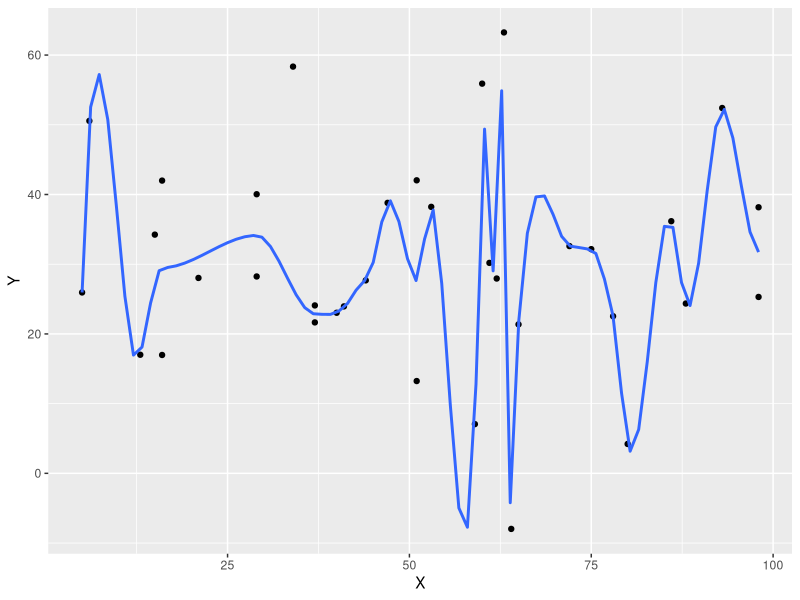
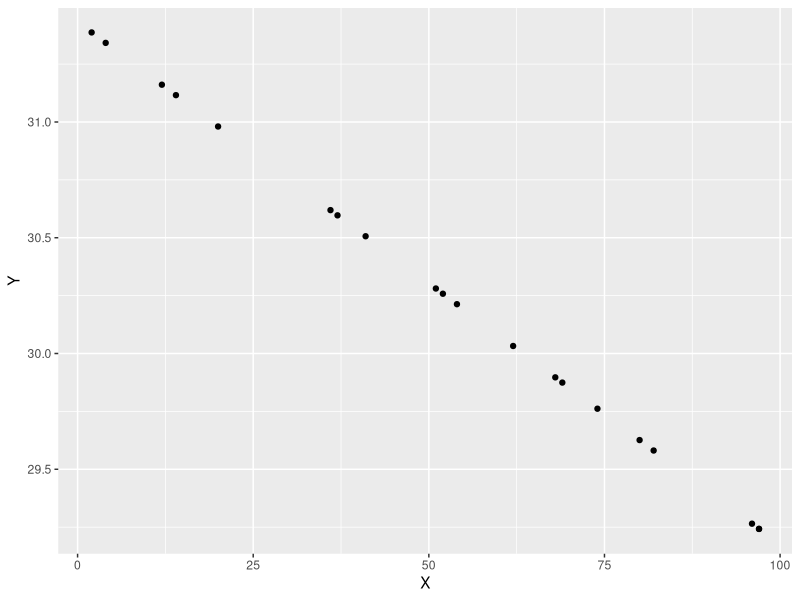
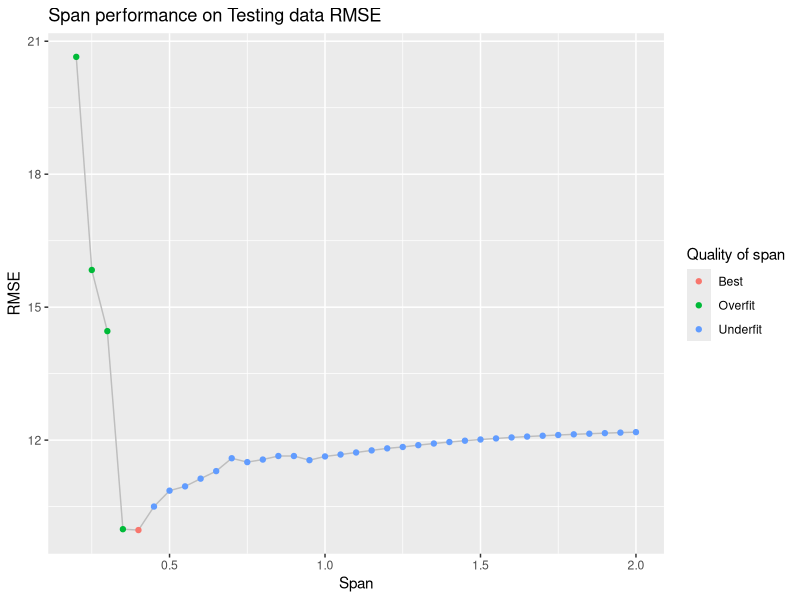
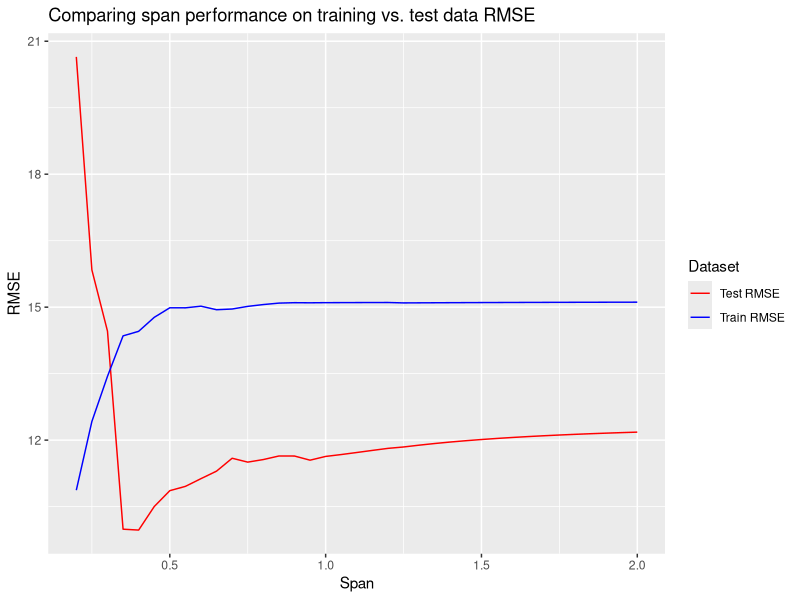
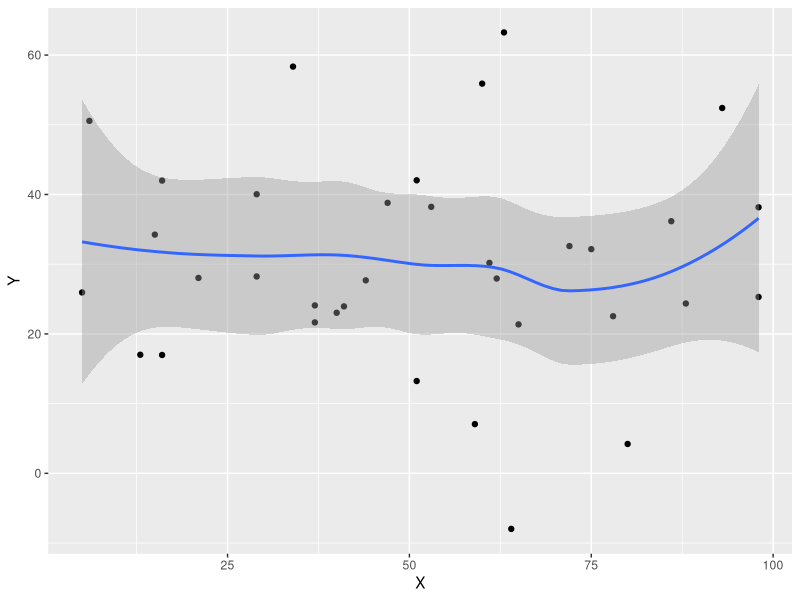
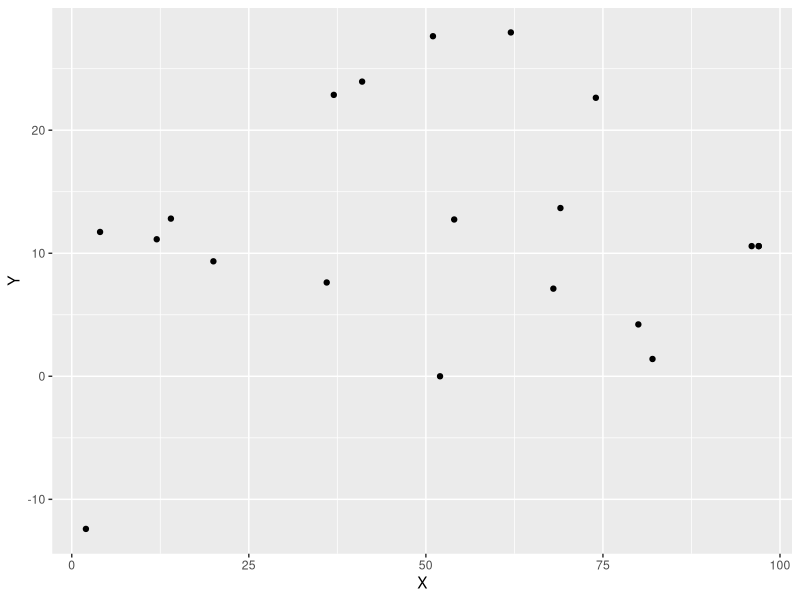

Recreate these plots in R, in order.
## data_challenge_skeleton.R
## Data Challenge: Prediction Competition
## Your goal: predict Y for the 10 test points in each dataset.

library(tidyverse)

# ── Load data ──────────────────────────────────────────────────────────────────
# Training data: X and Y are both observed
trainA <- read_csv("data/datasetA.csv", col_types = cols())
trainB <- read_csv("data/datasetB.csv", col_types = cols())
trainC <- read_csv("data/datasetC.csv", col_types = cols())

# Test data: only X is given — you must predict Y
testA <- read_csv("data/testA.csv", col_types = cols())
testB <- read_csv("data/testB.csv", col_types = cols())
testC <- read_csv("data/testC.csv", col_types = cols())


# ── Helper: format your predictions for the Google Form ───────────────────────
# Pass a test dataset that has your predicted Y values in a column called "Y".
# The function sorts by X and prints a comma-separated list to paste into the form.
format_answer <- function(test_with_predictions) {
    cat( "\n\n" )
    cat( "** Your Predictions **\n" )
    stopifnot("Y" %in% names(test_with_predictions))
    out <- test_with_predictions |>
        arrange(X) |>
        mutate(Y = round(Y, 2)) |>
        pull(Y)
    cat( "Paste the following into the google form:\n" )
    cat( "Form location: https://forms.gle/FcdkEx4Pyd6C6m9P9\n" )
    cat(paste(out, collapse = ", "), "\n")
}


# ── Dataset A ─────────────────────────────────────────────────────────────────

trainA
testA

# This is maybe not a good prediction
M = lm( Y ~ X, trainA )
testA$Y = predict( M, newdata = testA )

testA

trainA %>% 
    ggplot(aes( X, Y )) +
    geom_point() +
    geom_smooth( method = "loess", span = 0.1, se = FALSE )

testA %>% 
    ggplot(aes( X, Y )) +
    geom_point()

# Once you have your analysis, print out your predictions
format_answer( testA )

# Now cut and paste the above into the google form!


# You can try to test-train split your data to estimate predictive
# accuracy like this (this is a 50-50 split, but you can try other
# splits, or even try splitting multiple times to see if the numbers
# change!):

# FUNCTION FOR TEST/TRAIN SPLIT LOOKING AT MULTIPLE ITERATIONS AND SPLITS

train_split_lm = function(data, pct){
N = nrow(data)
val_rows = sample( N, N*pct )

val = data[ val_rows, ]
real_train = data[ -val_rows, ]

M = lm( Y ~ X, real_train )
val$Yhat = predict( M, newdata = val )

val %>%
    summarize( rmse = sqrt( mean( (Yhat - Y)^2 ) ) )

}

train_split_loess = function(data, pct){
    N = nrow(data)
    val_rows = sample( N, N*pct )
    
    val = data[ val_rows, ]
    real_train = data[ -val_rows, ]
    
    M = loess( Y ~ X, real_train )
    val$Yhat = predict( M, newdata = val )
    
    val %>%
        summarize( rmse = sqrt( mean( ((Yhat - Y)^2), na.rm = TRUE ) ) )
    #had to add na.rm = TRUE because I kept randomly getting NAs, but
    #I'm not sure why? didn't get NA for the linear model
    
}

train_split_loess(trainA, 0.5)
train_split_lm(trainA, 0.5)

splits <- seq(from = 0.1, to = 0.5, by = 0.1)

#run the train_split_loess function for every value of pct in splits
#copilot helped me figure out some of this code
#it looks like the best 

splits_rmse <- replicate(1000, map_dfr(splits, ~train_split_lm(trainA, .x)), 
          simplify = TRUE)

splits_rmse 

#convert splits_rmse to a tibble
                       

splits_rmse <- tibble(splits_rmse)


#in the splits_rmse tibble, separate the lists in the splits_rmse column into 
# five columns labeled 0.1, 0.2, 0.3, 0.4, and 0.5


splits_rmse <- splits_rmse %>% 
    unnest_wider(col = splits_rmse, names_sep = "pct") %>% 
 
    #rename the second through sixth columns to be 0.1, 0.2, 0.3, 0.4, and 0.5
    rename( "0.1" = splits_rmsepct1,
            "0.2" = splits_rmsepct2,
            "0.3" = splits_rmsepct3,
            "0.4" = splits_rmsepct4,
            "0.5" = splits_rmsepct5 )

    
summary(splits_rmse)


#OK it seems like a 10/90 split generates the lowest RMSE for both linear and 
#Loess models. Is this a good thing? I'll go with it. 
# Now let's see which span is best for the Loess models


# We can create the split using our code from above

    N = nrow(trainA)
    val_rows = sample( N, N*0.1 )
    
    val_A = trainA[ val_rows, ]
    real_trainA = trainA[ -val_rows, ]
    
#Now we have our training data split into two sets: real_trainA (90%)
#and 10% to test (val_A)
    
    M = loess( Y ~ X, real_trainA )
    val_A$Yhat = predict( M, newdata = val_A )
    
    val_A %>%
        summarize( rmse = sqrt( mean( ((Yhat - Y)^2) ) ) )
 



#Let's see which span is best for loess models using our test/train split data
    #from trainA

span_rmse <- function(span = 0.5) {
   
    train <- real_trainA
    test <- val_A
    
    # fit the model with the given span on the TRAINING data
    model <- loess( Y ~ X, data = train, span = span)
    
    # get the predictions with the model on the TESTING data
    test$predictions <- predict(model, newdata = test)
    train$predictions <- predict(model)
    
    # calculate the error for each observation in the test data
    rmse_test <- sqrt(mean((test$predictions - test$Y)^2))
    rmse_train <- sqrt(mean((train$predictions - train$Y)^2))
    rmse_list = tibble(span = span,
                       test_rmse = rmse_test, 
                       train_rmse = rmse_train)
    
    return(rmse_list)
}

# test to make sure it matches
span_rmse(0.5) 

# now we will create a vector of spans to try 
spans <- seq(from = 0.2, to = 2, by = .05)

# run the function on each value of the spans vector
rmse <- map_dfr(spans, span_rmse) # run the function on each of the spans

# get the best span to minimize RMSE
best.span <- rmse %>% 
    slice_min(test_rmse) %>% 
    pull(span)

best.span

# indicate whether spans result in under or overfit models
rmse <- rmse %>%
    mutate(span.fit = ifelse(span == best.span, "Best",
                             ifelse(span > best.span, "Underfit", "Overfit")))

# plot the rmses and spans
p5 <- rmse %>% 
    ggplot(aes(x = span, y = test_rmse)) +
    geom_line( color = "grey" ) +
    geom_point( aes(color = span.fit) ) +
    labs(x = "Span", y = "RMSE", color = "Quality of span",
         title = "Span performance on Testing data RMSE")

p5

# compare train and test rmse
rmsesL <- pivot_longer(rmse, cols = c(train_rmse, test_rmse), 
                       names_to = "dataset",
                       values_to = "rmse")


p6 <- rmsesL %>% 
    ggplot(aes( span, rmse, col = dataset) ) +
    geom_line() +
    labs(x = "Span", y = "RMSE", color = "Dataset",
         title = "Comparing span performance on training vs. test data RMSE") +
    scale_color_manual(values = c("red", "blue"),
                       labels = c("Test RMSE", "Train RMSE"))

p6

#ok this seems weird. But also, the data in trainA is kind of garbage. So
#maybe this is not the best way to practice? In any case, RMSE for Loess is
#lower than for a linear model, so let's use loess

#anyway, let's try to predict for testA using the model from trainA with span 2

trainA %>% 
    ggplot(aes(X,Y)) +
    geom_point() +
    geom_smooth(method = "loess")

#the internet says to add surface = "direct" to extrapolate NAs
#ok I actually thing span of 0.1 works best because garbage in, garbage out
M = loess(Y ~ X, trainA, control = loess.control(surface = "direct"), span = 0.1)

testA$Y = predict(M, newdata = testA)

testA

testA %>% 
    ggplot(aes(X,Y))+
    geom_point()



# ── Dataset B ─────────────────────────────────────────────────────────────────

testB$Y = 0

format_answer(testB)




# ── Dataset C ─────────────────────────────────────────────────────────────────

testC$Y = 0

format_answer(testC)
